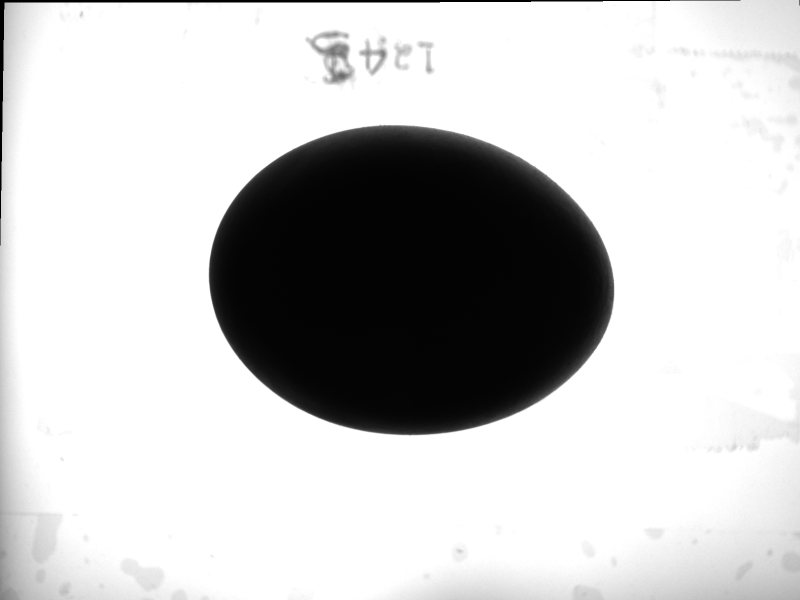
#> input picture data/images/split/combined_length/female/200620_061634_0000000123_CAM2_OK.bmp, 1600 x 1200 px (shown at 1/2 size); its folder holds only this picture in this run; the run also reads 1 picture not shown here
$ python crop.py
#> lines starting #> are read from the running program, lines starting #| are printed output that depends on the picture; after the words box and inside, x2 and y2 are one past the last pixel; in counts of white or black regions, pixels touching at a corner belong together
import numpy as np
import cv2
from matplotlib import pyplot as plt
import os

folder_path = '../data/images/split/combined_length'

width_max = 0
height_max = 0

crop_coords_male = []
crop_coords_female = []

i = 0
j = 0
num_pics = 0
for sex in os.listdir(folder_path):
    for file in os.listdir(os.path.join(folder_path, sex)):
        num_pics += 1

        inputImage = cv2.imread(os.path.join(folder_path, sex, file), 0)
#> inputImage is the input picture: shape (1200, 1600); min 0, max 255, mean 200.3
        inputImageGray = cv2.bitwise_not(inputImage)

        edges = cv2.Canny(inputImageGray, 300, 400)
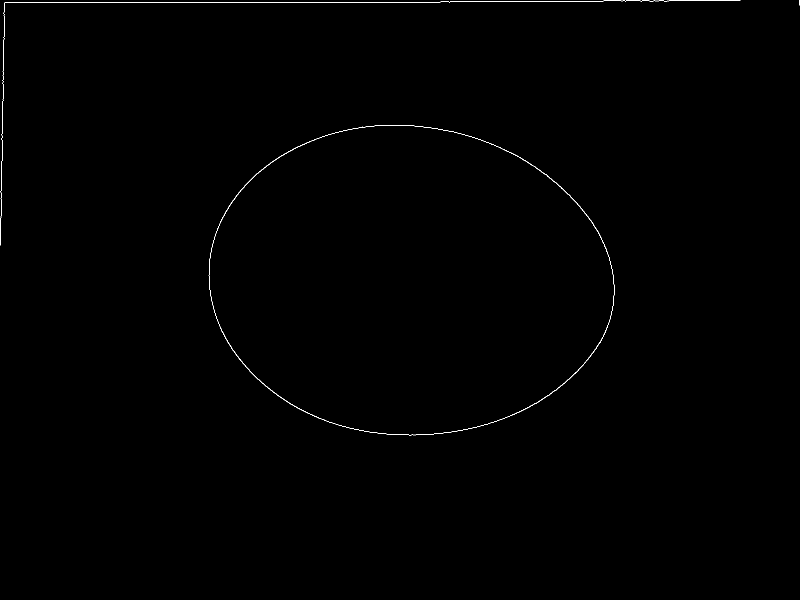
#> edges: shape (1200, 1600) (shown at 1/2 size); 0.24% white in thin lines or dots, all inside (x1, y1, x2, y2) = (0, 0, 1600, 871)

        mask = np.ones((1200,1600)).astype(int)
        col_mask = np.zeros((1200,50))
        row_mask = np.zeros((50,1600))

        mask[:50] = row_mask
        mask[-50:] = row_mask
        mask[:,:50] = col_mask
        mask[:,-50:] = col_mask

        edges = edges / 255
        edges = edges.astype(int)

        edges = np.bitwise_and(edges, mask)
#> edges: shape (1200, 1600) int64; values 0 (black) and 1 (white), 0.14% white in thin lines or dots, all inside (x1, y1, x2, y2) = (417, 250, 1229, 871)
        edges = edges * 255
        edges = edges.astype(float)

        top = 0
        right = 0
        bottom = 0
        left = 0

        # find max row of top part of egg
        for i in range(1200):
            if np.sum(edges[i]) != 0:
                top = i
                break

        # find min row of bottom part of egg
        for i in range(1199, 0, -1):
            if np.sum(edges[i]) != 0:
                bottom = i
                break

        # # find min col of left part of egg
        for i in range(1600):
            if np.sum(edges[:,i]) != 0:
                left = i
                break

        # # find max col of top part of egg
        for i in range(1599, 0, -1):
            if np.sum(edges[:,i]) != 0:
                right = i
                break

        edges[top] = np.ones(1600)
        edges[bottom] = np.ones(1600)
        edges[:,left] = np.ones(1200)
        edges[:,right] = np.ones(1200)

        width = right - left
        height = bottom - top

        if width > width_max:
            width_max = width

        if height > height_max:
            height_max = height

        if sex == 'female':
            crop_coords_female.append([left, right, top, bottom])
            i += 1
        if sex == 'male':
            crop_coords_male.append([left, right, top, bottom])
            j += 1
#> pass 2 of the loop `for sex in os.listdir(folder_path):`:
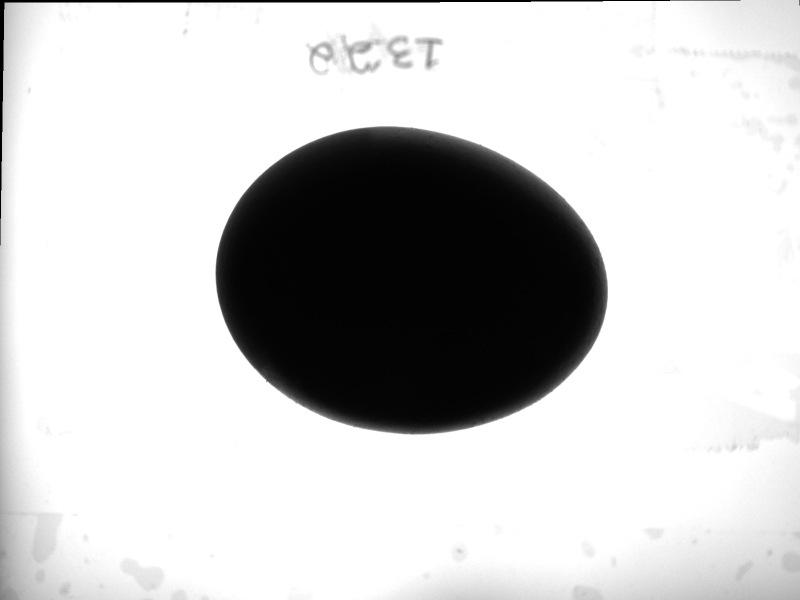
#> input picture data/images/split/combined_length/male/200620_063315_0000000169_CAM2_OK.bmp, 1600 x 1200 px (shown at 1/2 size)
#> inputImage is the input picture: shape (1200, 1600); min 0, max 255, mean 202.7
#> `edges = cv2.Canny(inputImageGray, 300, 400)`:
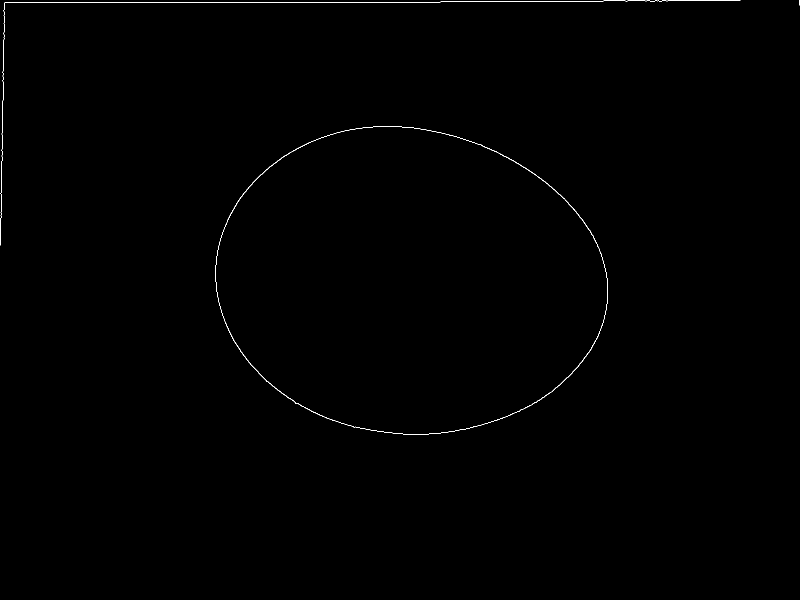
#> edges: shape (1200, 1600) (shown at 1/2 size); 0.24% white in thin lines or dots, all inside (x1, y1, x2, y2) = (0, 0, 1600, 870)
#> `edges = np.bitwise_and(edges, mask)`:
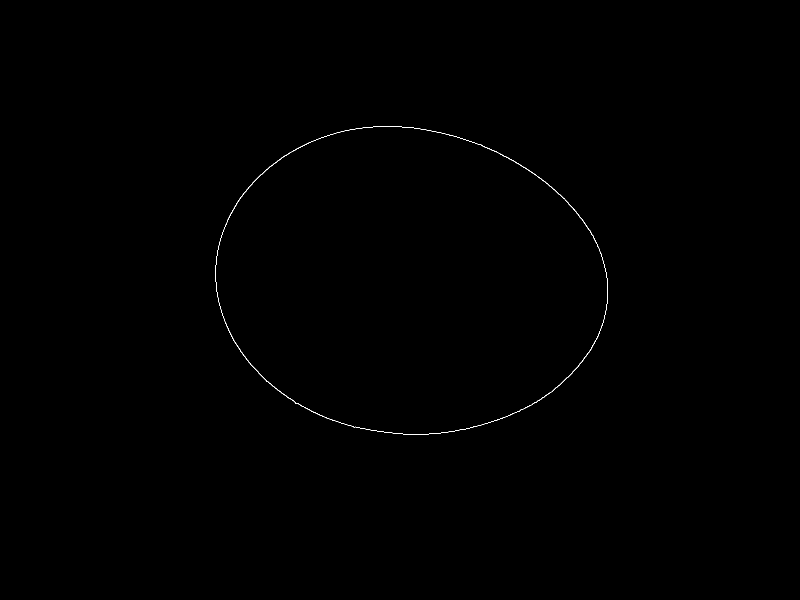
#> edges: shape (1200, 1600) int64 (shown at 1/2 size); values 0 (black) and 1 (white), 0.13% white in thin lines or dots, all inside (x1, y1, x2, y2) = (431, 252, 1216, 870)

print("Cropped egg dimensions should be: ", width_max, " X ", height_max)

img_dim = max(width_max, height_max)

print("num pics: ", num_pics)
i = 0
male_path = folder_path + '/male'
for file in os.listdir(os.path.join(male_path)):

    left = crop_coords_male[i][0]
    right = crop_coords_male[i][1]
    top = crop_coords_male[i][2]
    bottom = crop_coords_male[i][3]

    img = cv2.imread(os.path.join(male_path, file), 0)

    img = img[top - 15:, left - 25:]
    new_width = right - left
    new_height = bottom - top
    img = img[:new_height + 25, :new_width + 45]
#> img: shape (642, 829)
    h, w = img.shape
#> h = 642; w = 829

    sq_img = np.ones((img_dim + 50, img_dim + 50)) * 255
    hh, ww = sq_img.shape

    yoff = round((hh - h) / 2)
#> yoff = 110
    xoff = round((ww - w) / 2)
#> xoff = 16

    # [4 lines of commented-out code are left out]

    sq_img[yoff:yoff+h, xoff:xoff+w] = img

    edges = cv2.Canny(np.uint8(sq_img), 250, 450)
#> edges: shape (861, 861); 0.35% white in thin lines or dots, all inside (x1, y1, x2, y2) = (41, 125, 826, 743)
    thresh = cv2.threshold(edges, 0, 255, cv2.THRESH_BINARY + cv2.THRESH_OTSU)[1]
    cnts = cv2.findContours(thresh, cv2.RETR_EXTERNAL, cv2.CHAIN_APPROX_SIMPLE)
#> cnts = 1 contour; box (x1, y1, x2, y2) and area: (41, 125, 826, 743) 588
    cnts = cnts[0] if len(cnts) == 2 else cnts[1]
    cv2.fillPoly(edges, cnts, [255, 255, 255])

    sq_img_bin = edges / 255

    sq_img = np.multiply(sq_img, sq_img_bin)
    sq_img = (255 - (sq_img_bin * 255)) + sq_img


    img_name = '../data/images/split/cropped_length/male/' + str(i) + '.bmp'
    cv2.imwrite(img_name, sq_img)

    i += 1

i = 0
female_path = folder_path + '/female'
for file in os.listdir(os.path.join(female_path)):

    left = crop_coords_female[i][0]
    right = crop_coords_female[i][1]
    top = crop_coords_female[i][2]
    bottom = crop_coords_female[i][3]

    img = cv2.imread(os.path.join(female_path, file), 0)

    img = img[top - 15:, left - 25:]
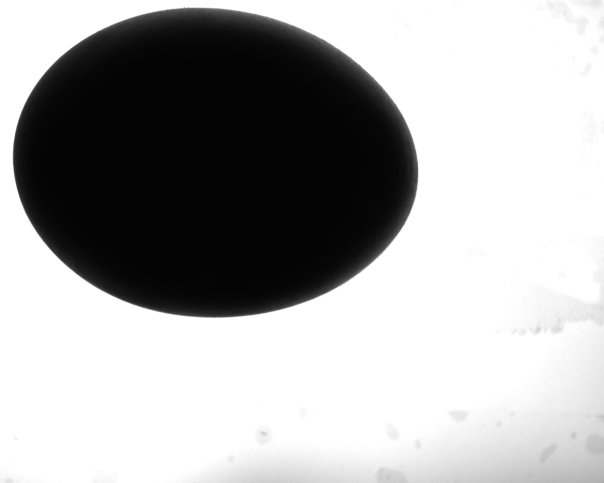
#> img: shape (965, 1208) (shown at 1/2 size); min 1, max 255, mean 170.4
    new_width = right - left
    new_height = bottom - top
    img = img[:new_height + 25, :new_width + 45]
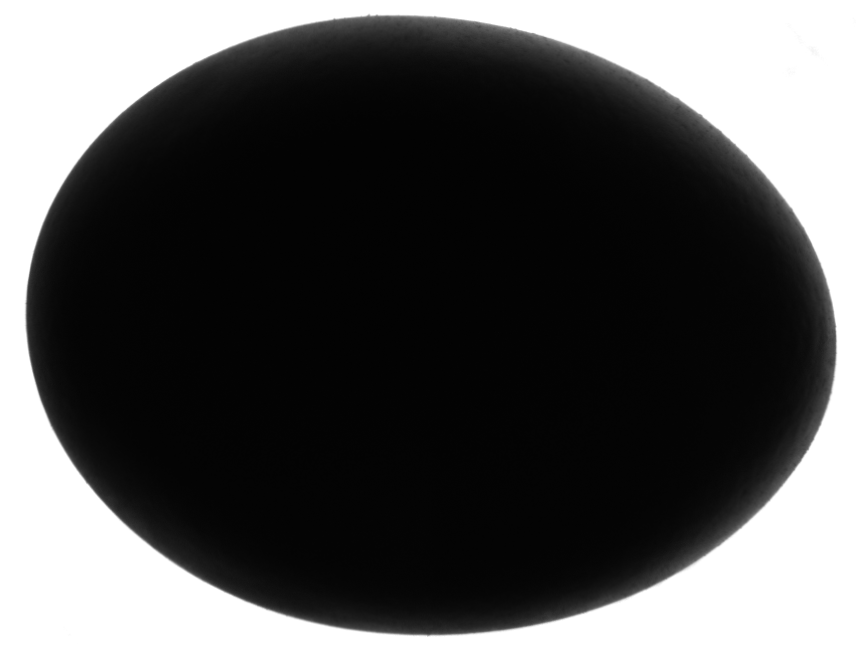
#> img: shape (645, 856); min 1, max 255, mean 81.8
    h, w = img.shape
#> h = 645; w = 856

    sq_img = np.ones((img_dim + 50, img_dim + 50)) * 255
    hh, ww = sq_img.shape

    yoff = round((hh - h) / 2)
#> yoff = 108
    xoff = round((ww - w) / 2)
#> xoff = 2

    sq_img[yoff:yoff + h, xoff:xoff + w] = img
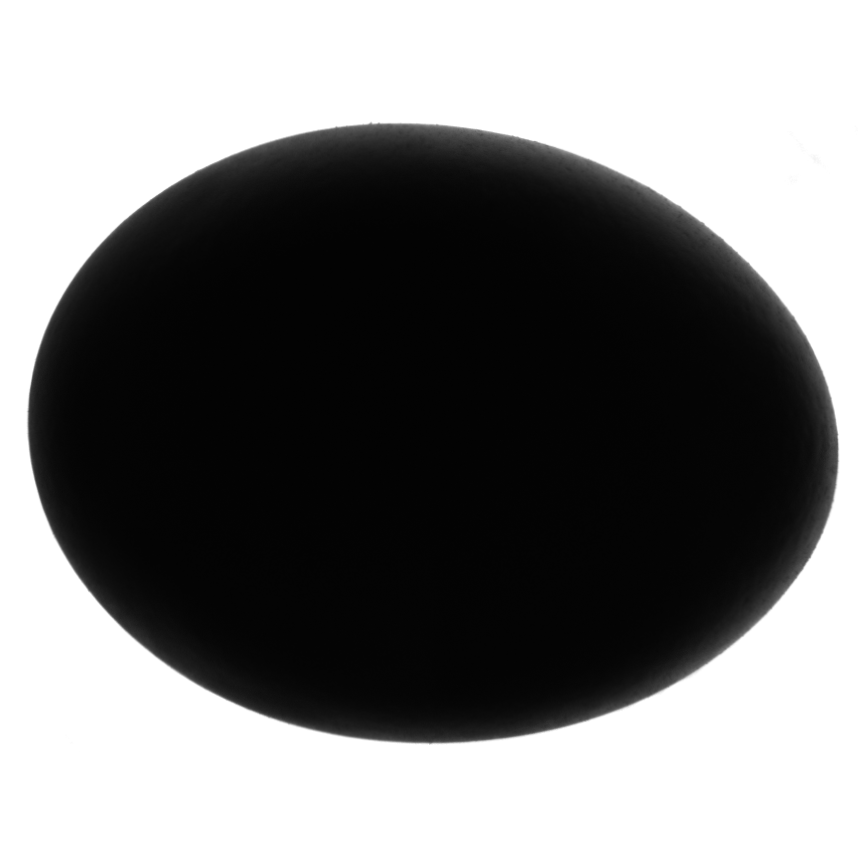
#> sq_img: shape (861, 861) float64; min 1, max 255, mean 126

    edges = cv2.Canny(np.uint8(sq_img), 250, 450)
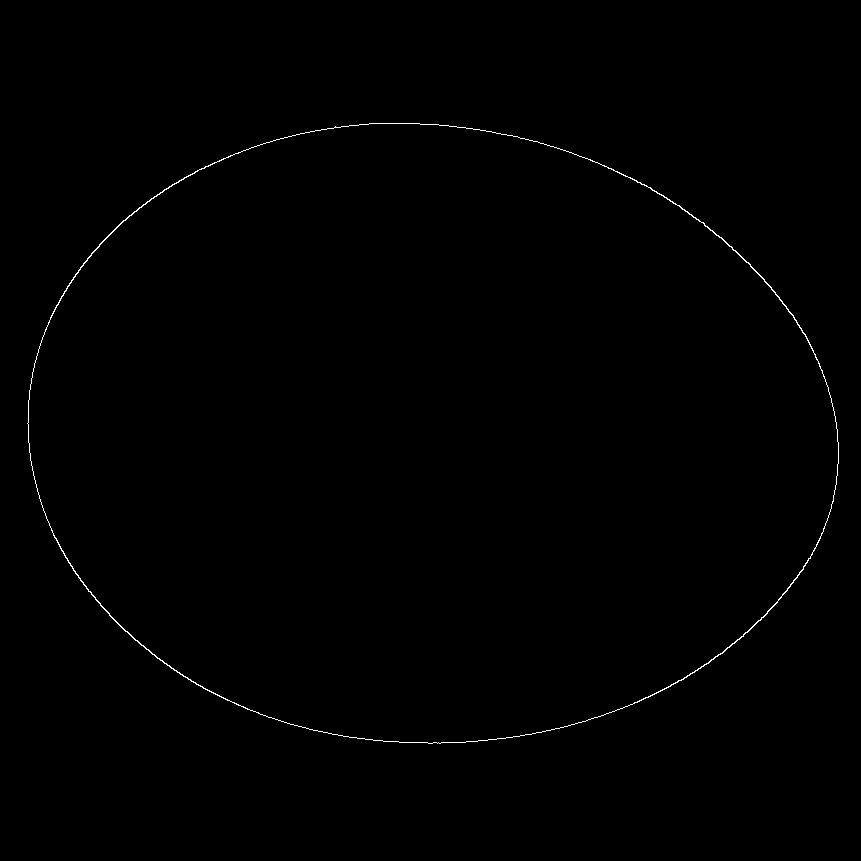
#> edges: shape (861, 861); 0.35% white in thin lines or dots, all inside (x1, y1, x2, y2) = (27, 123, 839, 744)
    thresh = cv2.threshold(edges, 0, 255, cv2.THRESH_BINARY + cv2.THRESH_OTSU)[1]
    cnts = cv2.findContours(thresh, cv2.RETR_EXTERNAL, cv2.CHAIN_APPROX_SIMPLE)
#> cnts = 1 contour; box (x1, y1, x2, y2) and area: (27, 123, 839, 744) 391830
    cnts = cnts[0] if len(cnts) == 2 else cnts[1]
    cv2.fillPoly(edges, cnts, [255, 255, 255])
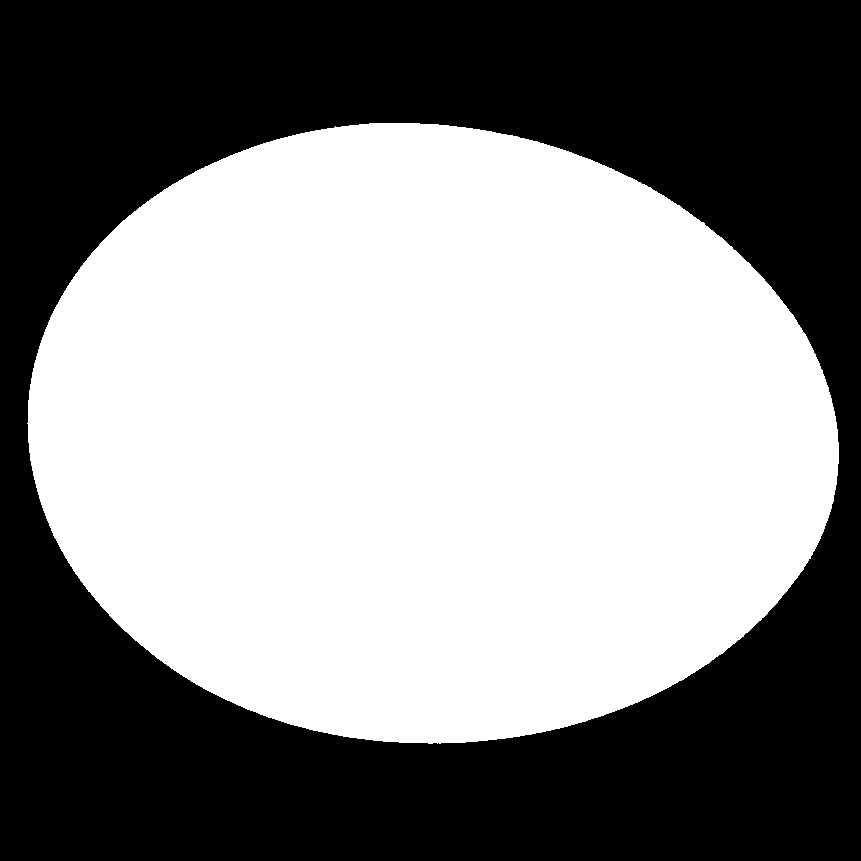
#> edges: shape (861, 861); 53% white; 1 black region, box (x1, y1, x2, y2) and area: (0, 0, 861, 861) 348472

    sq_img_bin = edges / 255

    sq_img = np.multiply(sq_img, sq_img_bin)
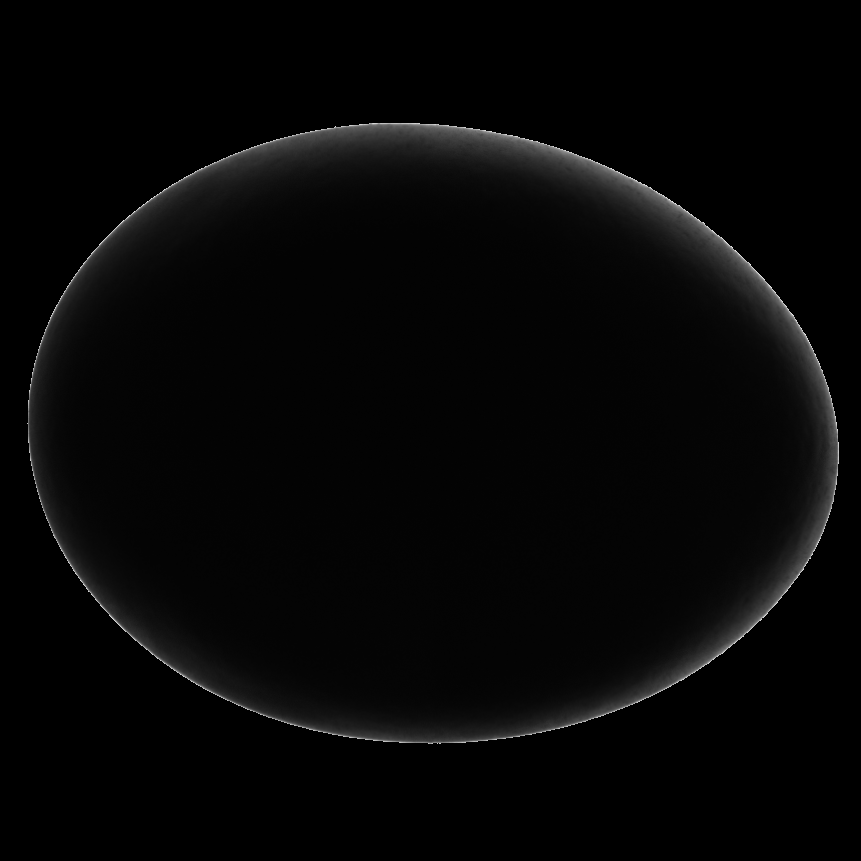
#> sq_img: shape (861, 861) float64; min 0, max 242, mean 6.2
    sq_img = (255 - (sq_img_bin * 255)) + sq_img

    img_name = '../data/images/split/cropped_length/female/' + str(i) + '.bmp'
    cv2.imwrite(img_name, sq_img)
    i+= 1
